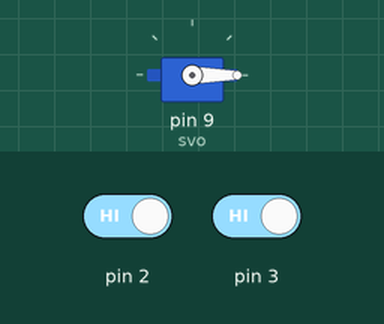
Bench run of a sketch on a simulated Arduino Uno, built with avr-gcc and run on an emulated ATmega328P. Parts: servo. Inputs (shaded band) come from the test bench; at power-on: pin 2 HIGH, pin 3 HIGH.

Above: at 1.2 s.
1.3 s: pin 2 driven LOW
At 2.3 s:
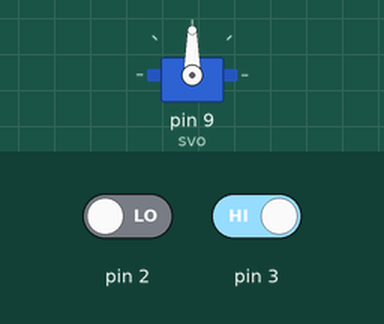
2.8 s: pin 2 driven HIGH
At 3.6 s:
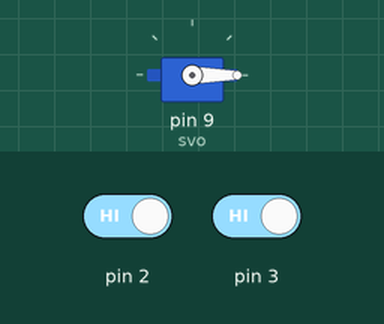
4.5 s: pin 3 driven LOW
At 4.8 s:
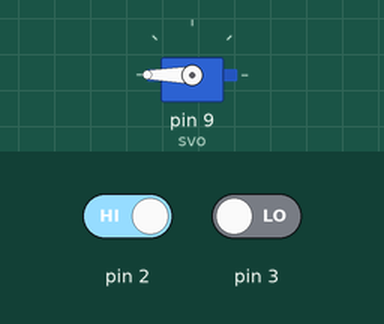
6.0 s: pin 3 driven HIGH
At 7.1 s:
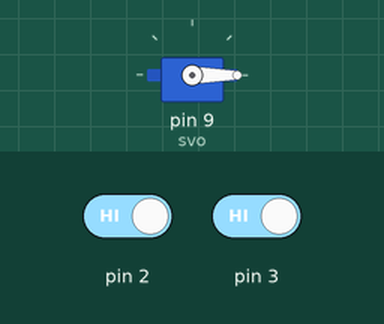
Timing chart, 0 to 8.5 s (numbered marks = the images above; inputs shaded):
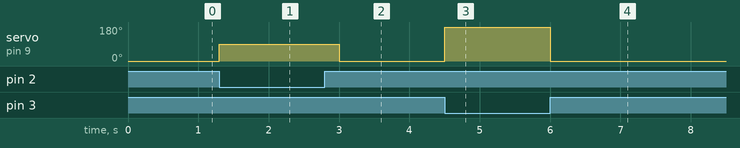

The sketch:

Lab5-3.ino
```cpp
#include <Servo.h>
int button1 = 2;
int button2 = 3;
Servo svo;


void setup() {
  svo.attach(9);
  attachInterrupt(0, servo90, LOW);
  attachInterrupt(1, servo180, LOW);
}

void loop() {
  svo.write(0);
  delay(3000);
}

void servo90(){
  svo.write(90);
}

void servo180(){
  svo.write(180);
}
```

Measured:
- after the input at 1.3 s, servo on pin 9 (svo): 0° → 90° at once
- after the input at 2.8 s, servo on pin 9 (svo): 90° → 0° after 0.20 s
- after the input at 4.5 s, servo on pin 9 (svo): 0° → 180° at once
- after the input at 6.0 s, servo on pin 9 (svo): 180° → 0° at once
